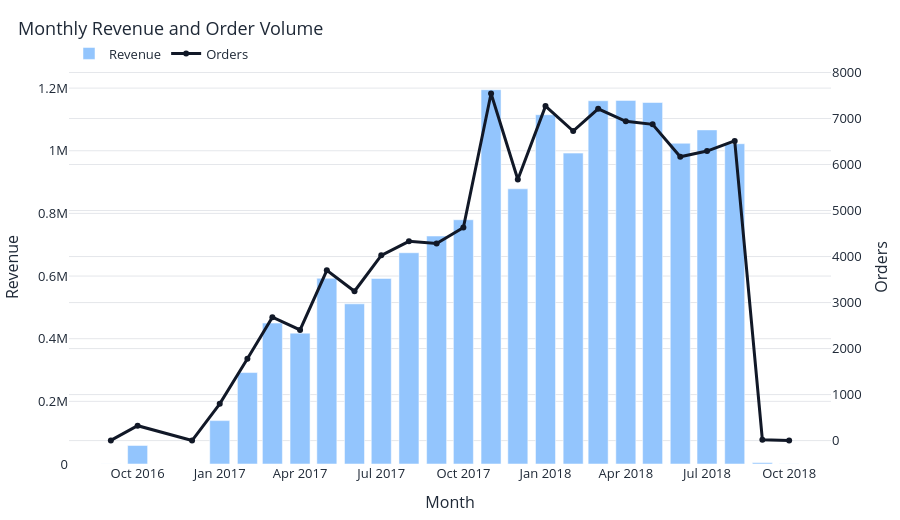

Notebook source saved alongside this figure:
### Markdown cell above
# 5. Monthly Gross Payment Value and Order Volume


This chart combines **monthly gross payment value** and **monthly order volume**.

Chart design:

- bars = revenue
- line = number of orders
- second y-axis = orders, because orders and revenue are different scales

Business question:

> Did revenue move because order volume changed?

### Code cell
# ============================================================
# 6. MONTHLY REVENUE AND ORDER VOLUME
# ============================================================

# Remove rows without purchase date because they cannot be assigned to a month.
monthly_df = df.dropna(subset=["order_purchase_timestamp"]).copy()

# Create a month label from purchase timestamp.
# Example: 2017-08-15 becomes 2017-08.
monthly_df["order_month"] = monthly_df["order_purchase_timestamp"].dt.to_period("M").astype(str)

# Group by month and calculate monthly gross payment value and monthly orders.
monthly_summary = (
    monthly_df
    .groupby("order_month")
    .agg(
        revenue=("payment_value", "sum"),
        orders=("order_id", "nunique")
    )
    .reset_index()
)

# Calculate average order value per month.
monthly_summary["aov"] = monthly_summary["revenue"] / monthly_summary["orders"]

# Find the month with the highest revenue.
best_month_row = monthly_summary.loc[monthly_summary["revenue"].idxmax()]
best_month = best_month_row["order_month"]
best_month_revenue = best_month_row["revenue"]
best_month_orders = best_month_row["orders"]

# Create an empty figure because we want to add two chart types.
fig = go.Figure()

# Add revenue as bars.
fig.add_trace(
    go.Bar(
        x=monthly_summary["order_month"],
        y=monthly_summary["revenue"],
        name="Revenue",
        marker_color="#93C5FD",
        hovertemplate="Month: %{x}<br>Revenue: %{y:,.0f}<extra></extra>",
    )
)

# Add orders as a line.
# We use yaxis='y2' so order count appears on the right axis.
fig.add_trace(
    go.Scatter(
        x=monthly_summary["order_month"],
        y=monthly_summary["orders"],
        name="Orders",
        mode="lines+markers",
        line=dict(color="#111827", width=3),
        yaxis="y2",
        hovertemplate="Month: %{x}<br>Orders: %{y:,.0f}<extra></extra>",
    )
)

# Define left axis for revenue and right axis for orders.
fig.update_layout(
    xaxis_title="Month",
    yaxis=dict(title="Revenue"),
    yaxis2=dict(title="Orders", overlaying="y", side="right"),
)

# Apply professional styling and show chart.
fig = style_chart(fig, "Monthly Gross Payment Value and Order Volume", height=520)
fig.show()

show_insight(
    "Revenue Trend Insight",
    [
        f"The strongest revenue month was {best_month}.",
        f"{best_month} generated {format_currency(best_month_revenue)}.",
        f"{best_month} had {best_month_orders:,.0f} orders.",
    ],
    f"The peak month, {best_month}, should be investigated for seasonality, campaign activity, marketplace growth, or category mix."
)

### Figure 1 — Plotly figure (JSON) as saved in the notebook; plotly's stock layout.template omitted (floating-point values rounded to 4 significant figures)
{"data": [{"hovertemplate": "Month: %{x}<br>Revenue: %{y:,.0f}<extra></extra>", "marker": {"color": "#93C5FD"}, "name": "Revenue", "type": "bar", "x": ["2016-09", "2016-10", "2016-12", "2017-01", "2017-02", "2017-03", "2017-04", "2017-05", "2017-06", "2017-07", "2017-08", "2017-09", "2017-10", "2017-11", "2017-12", "2018-01", "2018-02", "2018-03", "2018-04", "2018-05", "2018-06", "2018-07", "2018-08", "2018-09", "2018-10"], "y": [252.2, 59090.0, 19.62, 138500.0, 291900.0, 449900.0, 417800.0, 592900.0, 511300.0, 592400.0, 674400.0, 727800.0, 779700.0, 1195000.0, 878400.0, 1115000.0, 992500.0, 1160000.0, 1161000.0, 1154000.0, 1024000.0, 1067000.0, 1022000.0, 4440.0, 589.7]}, {"hovertemplate": "Month: %{x}<br>Orders: %{y:,.0f}<extra></extra>", "line": {"color": "#111827", "width": 3}, "mode": "lines+markers", "name": "Orders", "type": "scatter", "x": ["2016-09", "2016-10", "2016-12", "2017-01", "2017-02", "2017-03", "2017-04", "2017-05", "2017-06", "2017-07", "2017-08", "2017-09", "2017-10", "2017-11", "2017-12", "2018-01", "2018-02", "2018-03", "2018-04", "2018-05", "2018-06", "2018-07", "2018-08", "2018-09", "2018-10"], "y": [4, 324, 1, 800, 1780, 2682, 2404, 3700, 3245, 4026, 4331, 4285, 4631, 7544, 5673, 7269, 6728, 7211, 6939, 6873, 6167, 6292, 6512, 16, 4], "yaxis": "y2"}], "layout": {"font": {"color": "#1f2937", "size": 13}, "height": 520, "legend": {"orientation": "h", "y": 1.08}, "margin": {"b": 45, "l": 30, "r": 30, "t": 70}, "paper_bgcolor": "white", "plot_bgcolor": "white", "title": {"text": "Monthly Revenue and Order Volume", "x": 0.02}, "xaxis": {"showgrid": false, "title": {"text": "Month"}, "zeroline": false}, "yaxis": {"gridcolor": "#e5e7eb", "title": {"text": "Revenue"}, "zeroline": false}, "yaxis2": {"gridcolor": "#e5e7eb", "overlaying": "y", "side": "right", "title": {"text": "Orders"}, "zeroline": false}}}
